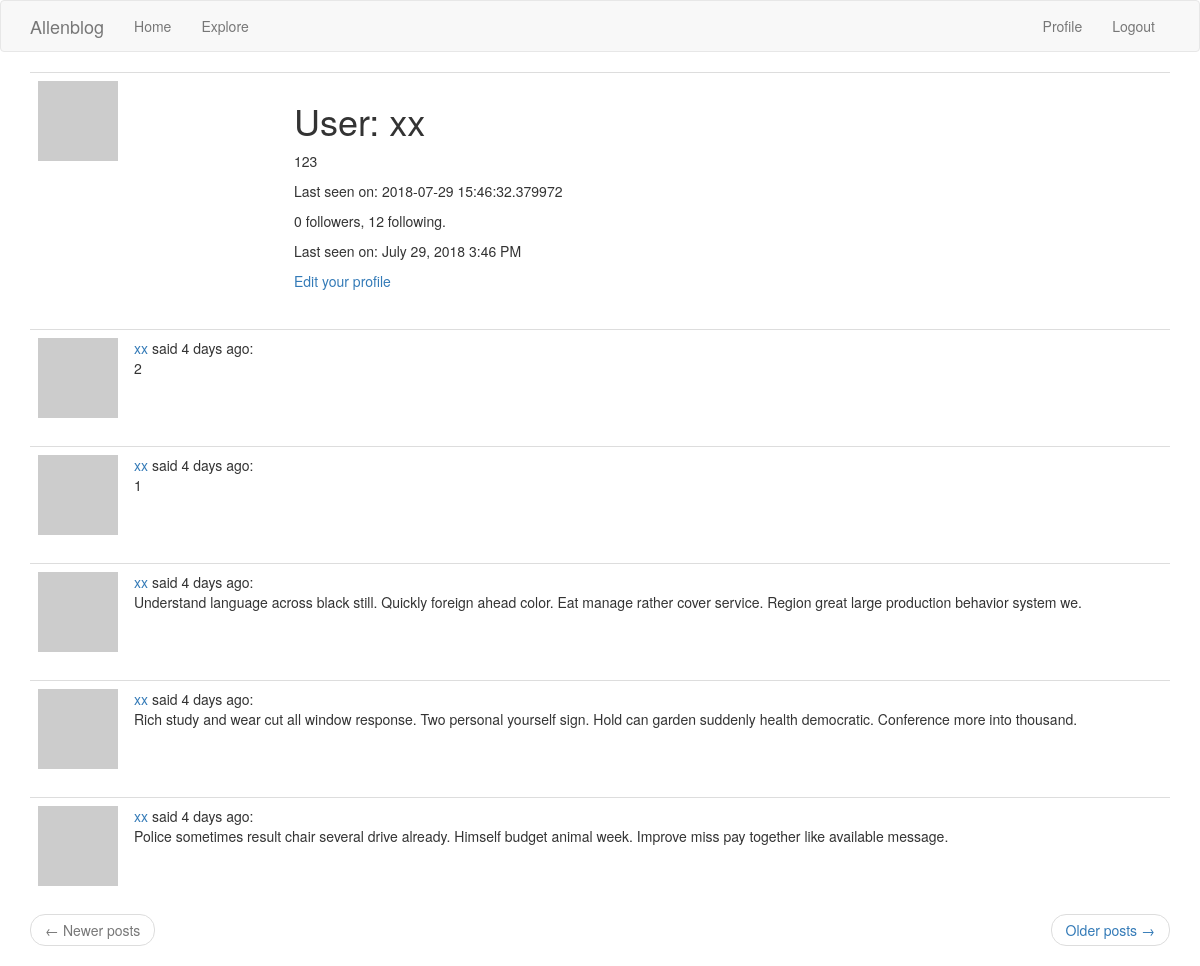
Page /user/xx/ (signed in) on the earlier database version.
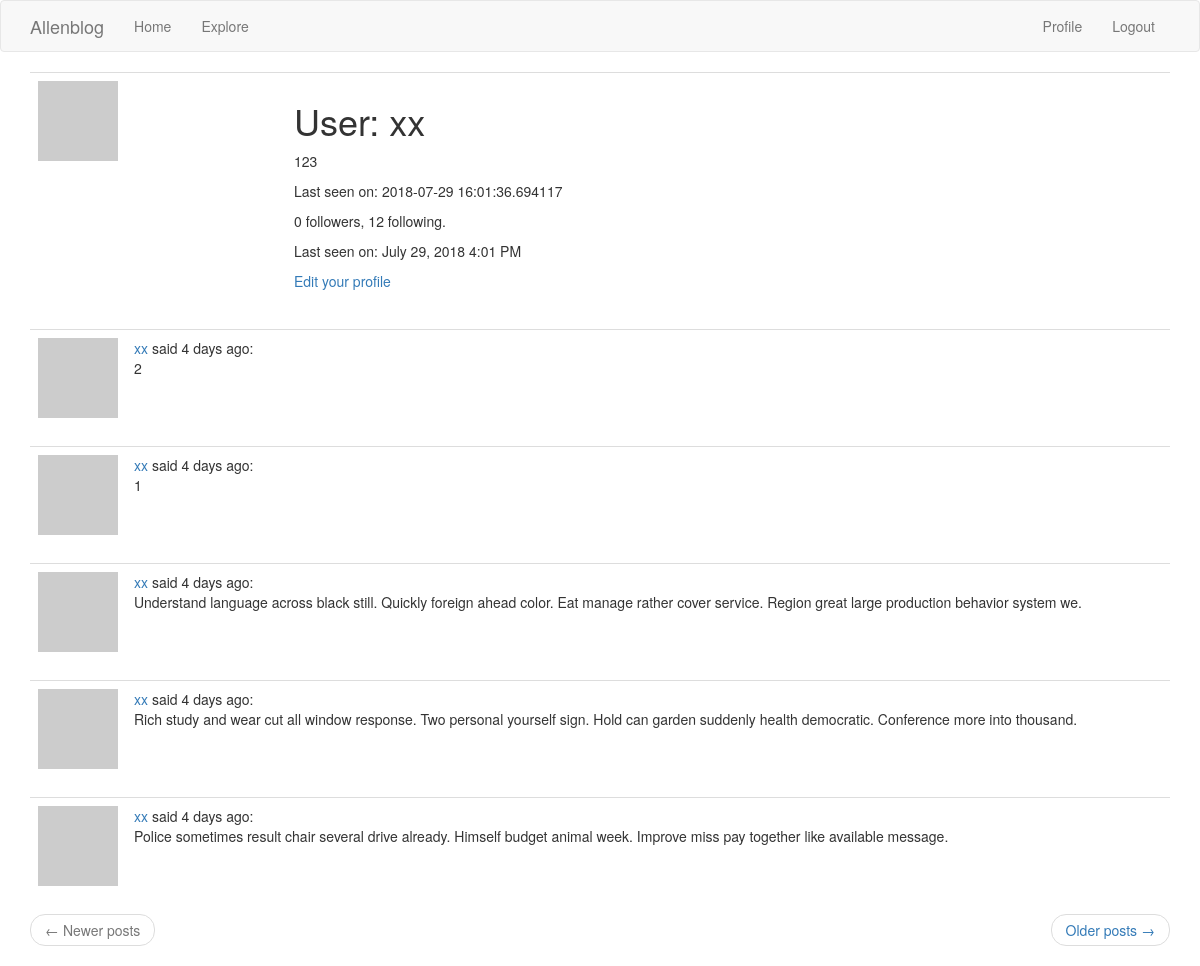
Same page on the later database version.
### app/main/models.py (models this page shows, shortened)
class User(db.Model, UserMixin):
    __tablename__ = 'user'
    id = db.Column(db.Integer, primary_key=True)
    username = db.Column(db.String(64), index=True, unique=True)
    email = db.Column(db.String(120), index=True, unique=True)
    password_hash = db.Column(db.String(128))
    posts = db.relationship('Post', backref='author', lazy='dynamic')
    about_me = db.Column(db.String(140))
    last_seen = db.Column(db.DateTime, default=datetime.utcnow)
    followed = db.relationship(
        'User', secondary=followers,
        primaryjoin=(followers.c.follower_id == id),
        secondaryjoin=(followers.c.followed_id == id),
        backref=db.backref('followers', lazy='dynamic'),
        lazy='dynamic'
    )
    def avatar(self, size):
        digest = md5(self.email.lower().encode('utf-8')).hexdigest()
        return 'https://www.gravatar.com/avatar/{}?d=identicon&s={}'.format(digest, size)

class Post(db.Model):
    __tablename__ = 'post'
    id = db.Column(db.Integer, primary_key=True)
    title = db.Column(db.String(32), index=True)
    body = db.Column(db.String(140))
    timestamp = db.Column(db.DateTime, index=True, default=datetime.utcnow)
    user_id = db.Column(db.Integer, db.ForeignKey('user.id'))

### app/main/views.py (the view)
@main.route('/user/<username>/')
@login_required
def user_profile(username):
    user = User.query.filter_by(username=username).first_or_404()
    page = request.args.get('page', 1, type=int)
    posts = user.posts.order_by(Post.timestamp.desc()).paginate(page, current_app.config['POSTS_PER_PAGE'], False)
    next_url = url_for('main.user_profile', username=user.username, page=posts.next_num) if posts.has_next else None
    prev_url = url_for('main.user_profile', username=user.username, page=posts.prev_num) if posts.has_prev else None
    return render_template('profile.html', user=user, posts=posts.items, next_url=next_url, prev_url=prev_url )

### app/main/models.py (called while the page is built)
@login_manager.user_loader
def load_user(id):
    return User.query.get(int(id))

### app/main/views.py (called while the page is built)
@main.before_request
def before_request():
    if current_user.is_authenticated:
        current_user.last_seen = datetime.utcnow()
        db.session.commit()

### app/templates/profile.html
{% extends "base.html" %}
{% block app_content %}
    <table class="table table-hover">
        <tr>
            <td width="256px"><img src="{{ user.avatar(256) }}"></td>
            <td>
                <h1>User: {{ user.username }}</h1>
                {% if user.about_me %}<p>{{ user.about_me }}</p>{% endif %}
                {% if user.last_seen %}<p>Last seen on: {{ user.last_seen }}</p>{% endif %}
                <p>{{ user.followers.count() }} followers, {{ user.followed.count() }} following.</p>
                <p>Last seen on: {{ moment(user.last_seen).format('LLL') }}</p>
                {% if user == current_user %}
                <p><a href="{{ url_for('main.edit_profile') }}">Edit your profile</a></p>
                {% elif not current_user.is_following(user) %}
                <p><a href="{{ url_for('main.follow', username=user.username) }}">Follow</a></p>
                {% else %}
                <p><a href="{{ url_for('main.unfollow', username=user.username) }}">Unfollow</a></p>
                {% endif %}
            </td>
        </tr>
    </table>
    {% for post in posts %}
        {% include '_post.html' %}
    {% endfor %}
    <nav aria-label="...">
        <ul class="pager">
            <li class="previous{% if not prev_url %} disabled{% endif %}">
                <a href="{{ prev_url or '#' }}">
                    <span aria-hidden="true">&larr;</span> Newer posts
                </a>
            </li>
            <li class="next{% if not next_url %} disabled{% endif %}">
                <a href="{{ next_url or '#' }}">
                    Older posts <span aria-hidden="true">&rarr;</span>
                </a>
            </li>
        </ul>
    </nav>
{% endblock %}

### app/templates/base.html (shortened to what this page needs)
{% extends 'bootstrap/base.html' %}
{% block navbar %}
    <nav class="navbar navbar-default">
        <div class="container">
            <div class="navbar-header">
                <a class="navbar-brand" href="{{ url_for('main.index') }}">Allenblog</a>
            </div>
            <div class="collapse navbar-collapse" id="bs-example-navbar-collapse-1">
                <ul class="nav navbar-nav">
                    <li><a href="{{ url_for('main.index') }}">Home</a></li>
                    <li><a href="{{ url_for('main.explore') }}">Explore</a></li>
                </ul>
                <ul class="nav navbar-nav navbar-right">
                    {% if current_user.is_anonymous %}
                    <li><a href="{{ url_for('main.login') }}">Login</a></li>
                    {% else %}
                    <li><a href="{{ url_for('main.user_profile', username=current_user.username) }}">Profile</a></li>
                    <li><a href="{{ url_for('main.logout') }}">Logout</a></li>
                    {% endif %}
                </ul>
            </div>
        </div>
    </nav>
{% endblock %}
{% block content %}
    <div class="container">
        {% block app_content %}{% endblock %}
    </div>
{% endblock %}

### app/templates/_post.html
    <table class="table table-hover">
        <tr>
            <td width="70px">
                <a href="{{ url_for('main.user_profile', username=post.author.username) }}">
                    <img src="{{ post.author.avatar(70) }}" />
                </a>
            </td>
            <td>
                <a href="{{ url_for('main.user_profile', username=post.author.username) }}">
                    {{ post.author.username }}
                </a>
                said {{ moment(post.timestamp).fromNow() }}:
                <br>
                {{ post.body }}
            </td>
        </tr>
    </table>

Differences in the rows shown:
changed User "xx": last_seen "2018-07-29 15:46:32.379972" → "2018-07-29 16:01:36.694117"; last_seen "July 29, 2018 3:46 PM" → "July 29, 2018 4:01 PM"
